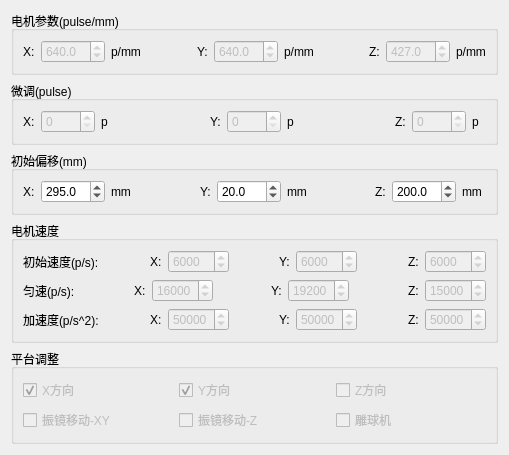
   <widget class="QWidget" name="w_para_motor">
    <property name="geometry">
     <rect>
      <x>0</x>
      <y>0</y>
      <width>509</width>
      <height>449</height>
     </rect>
    </property>
    <layout class="QVBoxLayout" name="verticalLayout_6">
     <item>
      <widget class="QGroupBox" name="gb_par_motor">
       <property name="title">
        <string>电机参数(pulse/mm)</string>
       </property>
       <layout class="QHBoxLayout" name="horizontalLayout_14">
        <item>
         <widget class="QLabel" name="lb_mo_X">
          <property name="text">
           <string>X:</string>
          </property>
         </widget>
        </item>
        <item>
         <widget class="QDoubleSpinBox" name="dsb_motorRatioX">
          <property name="enabled">
           <bool>false</bool>
          </property>
          <property name="decimals">
           <number>1</number>
          </property>
          <property name="maximum">
           <double>9999.000000000000000</double>
          </property>
          <property name="value">
           <double>640.000000000000000</double>
          </property>
         </widget>
        </item>
        <item>
         <widget class="QLabel" name="lb_mo_X2">
          <property name="text">
           <string>p/mm</string>
          </property>
         </widget>
        </item>
        <item>
         <spacer name="sp_mo_1">
          <property name="orientation">
           <enum>Qt::Horizontal</enum>
          </property>
          <property name="sizeHint" stdset="0">
           <size>
            <width>40</width>
            <height>20</height>
           </size>
          </property>
         </spacer>
        </item>
        <item>
         <widget class="QLabel" name="lb_mo_Y">
          <property name="text">
           <string>Y:</string>
          </property>
         </widget>
        </item>
        <item>
         <widget class="QDoubleSpinBox" name="dsb_motorRatioY">
          <property name="enabled">
           <bool>false</bool>
          </property>
          <property name="decimals">
           <number>1</number>
          </property>
          <property name="maximum">
           <double>9999.000000000000000</double>
          </property>
          <property name="value">
           <double>640.000000000000000</double>
          </property>
         </widget>
        </item>
        <item>
         <widget class="QLabel" name="lb_mo_Y2">
          <property name="text">
           <string>p/mm</string>
          </property>
         </widget>
        </item>
        <item>
         <spacer name="sp_mo_2">
          <property name="orientation">
           <enum>Qt::Horizontal</enum>
          </property>
          <property name="sizeHint" stdset="0">
           <size>
            <width>40</width>
            <height>20</height>
           </size>
          </property>
         </spacer>
        </item>
        <item>
         <widget class="QLabel" name="lb_mo_Z">
          <property name="text">
           <string>Z:</string>
          </property>
         </widget>
        </item>
        <item>
         <widget class="QDoubleSpinBox" name="dsb_motorRatioZ">
          <property name="enabled">
           <bool>false</bool>
          </property>
          <property name="decimals">
           <number>1</number>
          </property>
          <property name="maximum">
           <double>9999.000000000000000</double>
          </property>
          <property name="value">
           <double>427.000000000000000</double>
          </property>
         </widget>
        </item>
        <item>
         <widget class="QLabel" name="lb_mo_Z2">
          <property name="text">
           <string>p/mm</string>
          </property>
         </widget>
        </item>
       </layout>
      </widget>
     </item>
     <item>
      <widget class="QGroupBox" name="gb_para_up">
       <property name="title">
        <string>微调(pulse)</string>
       </property>
       <layout class="QHBoxLayout" name="horizontalLayout_15">
        <item>
         <widget class="QLabel" name="sp_up_X">
          <property name="text">
           <string>X:</string>
          </property>
         </widget>
        </item>
        <item>
         <widget class="QSpinBox" name="sb_marginX">
          <property name="enabled">
           <bool>false</bool>
          </property>
          <property name="maximum">
           <number>9999</number>
          </property>
         </widget>
        </item>
        <item>
         <widget class="QLabel" name="lb_up_X2">
          <property name="text">
           <string>p  </string>
          </property>
         </widget>
        </item>
        <item>
         <spacer name="sp_up_1">
          <property name="orientation">
           <enum>Qt::Horizontal</enum>
          </property>
          <property name="sizeHint" stdset="0">
           <size>
            <width>40</width>
            <height>20</height>
           </size>
          </property>
         </spacer>
        </item>
        <item>
         <widget class="QLabel" name="lb_up_Y">
          <property name="text">
           <string>Y:</string>
          </property>
         </widget>
        </item>
        <item>
         <widget class="QSpinBox" name="sb_marginY">
          <property name="enabled">
           <bool>false</bool>
          </property>
          <property name="maximum">
           <number>9999</number>
          </property>
         </widget>
        </item>
        <item>
         <widget class="QLabel" name="lb_up_Y2">
          <property name="text">
           <string>p  </string>
          </property>
         </widget>
        </item>
        <item>
         <spacer name="sp_up_2">
          <property name="orientation">
           <enum>Qt::Horizontal</enum>
          </property>
          <property name="sizeHint" stdset="0">
           <size>
            <width>40</width>
            <height>20</height>
           </size>
          </property>
         </spacer>
        </item>
        <item>
         <widget class="QLabel" name="lb_up_Z">
          <property name="text">
           <string>Z:</string>
          </property>
         </widget>
        </item>
        <item>
         <widget class="QSpinBox" name="sb_marginZ">
          <property name="enabled">
           <bool>false</bool>
          </property>
          <property name="maximum">
           <number>9999</number>
          </property>
         </widget>
        </item>
        <item>
         <widget class="QLabel" name="lb_up_Z2">
          <property name="text">
           <string>p  </string>
          </property>
         </widget>
        </item>
       </layout>
      </widget>
     </item>
     <item>
      <widget class="QGroupBox" name="gb_para_s0">
       <property name="title">
        <string>初始偏移(mm)</string>
       </property>
       <layout class="QHBoxLayout" name="horizontalLayout_16">
        <item>
         <widget class="QLabel" name="lb_s0_X">
          <property name="text">
           <string>X:</string>
          </property>
         </widget>
        </item>
        <item>
         <widget class="QDoubleSpinBox" name="dsb_initOffsetX">
          <property name="decimals">
           <number>1</number>
          </property>
          <property name="maximum">
           <double>9999.000000000000000</double>
          </property>
          <property name="value">
           <double>295.000000000000000</double>
          </property>
         </widget>
        </item>
        <item>
         <widget class="QLabel" name="lb_s0_X2">
          <property name="text">
           <string>mm </string>
          </property>
         </widget>
        </item>
        <item>
         <spacer name="sp_s0_1">
          <property name="orientation">
           <enum>Qt::Horizontal</enum>
          </property>
          <property name="sizeHint" stdset="0">
           <size>
            <width>40</width>
            <height>20</height>
           </size>
          </property>
         </spacer>
        </item>
        <item>
         <widget class="QLabel" name="lb_s0_Y">
          <property name="text">
           <string>Y:</string>
          </property>
         </widget>
        </item>
        <item>
         <widget class="QDoubleSpinBox" name="dsb_initOffsetY">
          <property name="decimals">
           <number>1</number>
          </property>
          <property name="maximum">
           <double>9999.000000000000000</double>
          </property>
          <property name="value">
           <double>20.000000000000000</double>
          </property>
         </widget>
        </item>
        <item>
         <widget class="QLabel" name="lb_s0_Y2">
          <property name="text">
           <string>mm </string>
          </property>
         </widget>
        </item>
        <item>
         <spacer name="sp_s0_2">
          <property name="orientation">
           <enum>Qt::Horizontal</enum>
          </property>
          <property name="sizeHint" stdset="0">
           <size>
            <width>40</width>
            <height>20</height>
           </size>
          </property>
         </spacer>
        </item>
        <item>
         <widget class="QLabel" name="lb_s0_Z">
          <property name="text">
           <string>Z:</string>
          </property>
         </widget>
        </item>
        <item>
         <widget class="QDoubleSpinBox" name="dsb_initOffsetZ">
          <property name="decimals">
           <number>1</number>
          </property>
          <property name="maximum">
           <double>9999.000000000000000</double>
          </property>
          <property name="value">
           <double>200.000000000000000</double>
          </property>
         </widget>
        </item>
        <item>
         <widget class="QLabel" name="lb_s0_Z2">
          <property name="text">
           <string>mm </string>
          </property>
         </widget>
        </item>
       </layout>
      </widget>
     </item>
     <item>
      <widget class="QGroupBox" name="gb_para_speed_v0">
       <property name="title">
        <string>电机速度</string>
       </property>
       <layout class="QVBoxLayout" name="verticalLayout_9">
        <item>
         <layout class="QHBoxLayout" name="ly_para_speed_v0">
          <item>
           <widget class="QLabel" name="lb_sp_v0">
            <property name="text">
             <string>初始速度(p/s):</string>
            </property>
           </widget>
          </item>
          <item>
           <spacer name="sp_sp_v0_3">
            <property name="orientation">
             <enum>Qt::Horizontal</enum>
            </property>
            <property name="sizeHint" stdset="0">
             <size>
              <width>40</width>
              <height>20</height>
             </size>
            </property>
           </spacer>
          </item>
          <item>
           <widget class="QLabel" name="lb_sp_v0_X">
            <property name="text">
             <string>X:</string>
            </property>
           </widget>
          </item>
          <item>
           <widget class="QSpinBox" name="sb_startSpeedX">
            <property name="enabled">
             <bool>false</bool>
            </property>
            <property name="readOnly">
             <bool>false</bool>
            </property>
            <property name="maximum">
             <number>99999</number>
            </property>
            <property name="value">
             <number>6000</number>
            </property>
           </widget>
          </item>
          <item>
           <spacer name="sp_sp_v0_1">
            <property name="orientation">
             <enum>Qt::Horizontal</enum>
            </property>
            <property name="sizeHint" stdset="0">
             <size>
              <width>40</width>
              <height>20</height>
             </size>
            </property>
           </spacer>
          </item>
          <item>
           <widget class="QLabel" name="lb_sp_v0_Y">
            <property name="text">
             <string>Y:</string>
            </property>
           </widget>
          </item>
          <item>
           <widget class="QSpinBox" name="sb_startSpeedY">
            <property name="enabled">
             <bool>false</bool>
            </property>
            <property name="readOnly">
             <bool>false</bool>
            </property>
            <property name="maximum">
             <number>99999</number>
            </property>
            <property name="value">
             <number>6000</number>
            </property>
           </widget>
          </item>
          <item>
           <spacer name="sp_sp_v0_2">
            <property name="orientation">
             <enum>Qt::Horizontal</enum>
            </property>
            <property name="sizeHint" stdset="0">
             <size>
              <width>40</width>
              <height>20</height>
             </size>
            </property>
           </spacer>
          </item>
          <item>
           <widget class="QLabel" name="lb_sp_v0_Z">
            <property name="text">
             <string>Z:</string>
            </property>
           </widget>
          </item>
          <item>
           <widget class="QSpinBox" name="sb_startSpeedZ">
            <property name="enabled">
             <bool>false</bool>
            </property>
            <property name="readOnly">
             <bool>false</bool>
            </property>
            <property name="maximum">
             <number>99999</number>
            </property>
            <property name="value">
             <number>6000</number>
            </property>
           </widget>
          </item>
         </layout>
        </item>
        <item>
         <layout class="QHBoxLayout" name="ly_para_speed_v">
          <item>
           <widget class="QLabel" name="lb_sp_v">
            <property name="text">
             <string>匀速(p/s):</string>
            </property>
           </widget>
          </item>
          <item>
           <spacer name="sp_sp_v0_4">
            <property name="orientation">
             <enum>Qt::Horizontal</enum>
            </property>
            <property name="sizeHint" stdset="0">
             <size>
              <width>40</width>
              <height>20</height>
             </size>
            </property>
           </spacer>
          </item>
          <item>
           <widget class="QLabel" name="lb_sp_v_X">
            <property name="text">
             <string>X:</string>
            </property>
           </widget>
          </item>
          <item>
           <widget class="QSpinBox" name="sb_runSpeedX">
            <property name="enabled">
             <bool>false</bool>
            </property>
            <property name="readOnly">
             <bool>false</bool>
            </property>
            <property name="maximum">
             <number>99999</number>
            </property>
            <property name="value">
             <number>16000</number>
            </property>
           </widget>
          </item>
          <item>
           <spacer name="sp_sp_v_1">
            <property name="orientation">
             <enum>Qt::Horizontal</enum>
            </property>
            <property name="sizeHint" stdset="0">
             <size>
              <width>40</width>
              <height>20</height>
             </size>
            </property>
           </spacer>
          </item>
          <item>
           <widget class="QLabel" name="lb_sp_v_Y">
            <property name="text">
             <string>Y:</string>
            </property>
           </widget>
          </item>
          <item>
           <widget class="QSpinBox" name="sb_runSpeedY">
            <property name="enabled">
             <bool>false</bool>
            </property>
            <property name="readOnly">
             <bool>false</bool>
            </property>
            <property name="maximum">
             <number>99999</number>
            </property>
            <property name="value">
             <number>19200</number>
            </property>
           </widget>
          </item>
          <item>
           <spacer name="sp_sp_v_2">
            <property name="orientation">
             <enum>Qt::Horizontal</enum>
            </property>
            <property name="sizeHint" stdset="0">
             <size>
              <width>40</width>
              <height>20</height>
             </size>
            </property>
           </spacer>
          </item>
          <item>
           <widget class="QLabel" name="lb_sp_v_Z">
            <property name="text">
             <string>Z:</string>
            </property>
           </widget>
          </item>
          <item>
           <widget class="QSpinBox" name="sb_runSpeedZ">
            <property name="enabled">
             <bool>false</bool>
            </property>
            <property name="readOnly">
             <bool>false</bool>
            </property>
            <property name="maximum">
             <number>99999</number>
            </property>
            <property name="value">
             <number>15000</number>
            </property>
           </widget>
          </item>
         </layout>
        </item>
        <item>
         <layout class="QHBoxLayout" name="ly_para_sp_acc">
          <item>
           <widget class="QLabel" name="lb_sp_a">
            <property name="text">
             <string>加速度(p/s^2):</string>
            </property>
           </widget>
          </item>
          <item>
           <spacer name="sp_sp_v0_5">
            <property name="orientation">
             <enum>Qt::Horizontal</enum>
            </property>
            <property name="sizeHint" stdset="0">
             <size>
              <width>40</width>
              <height>20</height>
             </size>
            </property>
           </spacer>
          </item>
          <item>
           <widget class="QLabel" name="lb_sp_a_X">
            <property name="text">
             <string>X:</string>
            </property>
           </widget>
          </item>
          <item>
           <widget class="QSpinBox" name="sb_motorAccX">
            <property name="enabled">
             <bool>false</bool>
            </property>
            <property name="readOnly">
             <bool>false</bool>
            </property>
            <property name="maximum">
             <number>99999</number>
            </property>
            <property name="value">
             <number>50000</number>
            </property>
           </widget>
          </item>
          <item>
           <spacer name="sp_sp_a_1">
            <property name="orientation">
             <enum>Qt::Horizontal</enum>
            </property>
            <property name="sizeHint" stdset="0">
             <size>
              <width>40</width>
              <height>20</height>
             </size>
            </property>
           </spacer>
          </item>
          <item>
           <widget class="QLabel" name="lb_sp_a_Y">
            <property name="text">
             <string>Y:</string>
            </property>
           </widget>
          </item>
          <item>
           <widget class="QSpinBox" name="sb_motorAccY">
            <property name="enabled">
             <bool>false</bool>
            </property>
            <property name="readOnly">
             <bool>false</bool>
            </property>
            <property name="maximum">
             <number>99999</number>
            </property>
            <property name="value">
             <number>50000</number>
            </property>
           </widget>
          </item>
          <item>
           <spacer name="sp_sp_a_2">
            <property name="orientation">
             <enum>Qt::Horizontal</enum>
            </property>
            <property name="sizeHint" stdset="0">
             <size>
              <width>40</width>
              <height>20</height>
             </size>
            </property>
           </spacer>
          </item>
          <item>
           <widget class="QLabel" name="lb_sp_a_Z">
            <property name="text">
             <string>Z:</string>
            </property>
           </widget>
          </item>
          <item>
           <widget class="QSpinBox" name="sb_motorAccZ">
            <property name="enabled">
             <bool>false</bool>
            </property>
            <property name="readOnly">
             <bool>false</bool>
            </property>
            <property name="maximum">
             <number>99999</number>
            </property>
            <property name="value">
             <number>50000</number>
            </property>
           </widget>
          </item>
         </layout>
        </item>
       </layout>
      </widget>
     </item>
     <item>
      <widget class="QGroupBox" name="gb_para_plat">
       <property name="title">
        <string>平台调整</string>
       </property>
       <layout class="QGridLayout" name="gridLayout_7">
        <item row="1" column="2">
         <widget class="QCheckBox" name="cb_sphereMachine">
          <property name="enabled">
           <bool>false</bool>
          </property>
          <property name="text">
           <string>雕球机</string>
          </property>
         </widget>
        </item>
        <item row="1" column="0">
         <widget class="QCheckBox" name="cb_reverseScannerXY">
          <property name="enabled">
           <bool>false</bool>
          </property>
          <property name="text">
           <string>振镜移动-XY</string>
          </property>
         </widget>
        </item>
        <item row="0" column="0">
         <widget class="QCheckBox" name="cb_reverseXDir">
          <property name="enabled">
           <bool>false</bool>
          </property>
          <property name="text">
           <string>X方向</string>
          </property>
          <property name="checked">
           <bool>true</bool>
          </property>
         </widget>
        </item>
        <item row="0" column="2">
         <widget class="QCheckBox" name="cb_reverseZDir">
          <property name="enabled">
           <bool>false</bool>
          </property>
          <property name="text">
           <string>Z方向</string>
          </property>
         </widget>
        </item>
        <item row="1" column="1">
         <widget class="QCheckBox" name="cb_reverseScannerZ">
          <property name="enabled">
           <bool>false</bool>
          </property>
          <property name="text">
           <string>振镜移动-Z</string>
          </property>
         </widget>
        </item>
        <item row="0" column="1">
         <widget class="QCheckBox" name="cb_reverseYDir">
          <property name="enabled">
           <bool>false</bool>
          </property>
          <property name="text">
           <string>Y方向</string>
          </property>
          <property name="checked">
           <bool>true</bool>
          </property>
         </widget>
        </item>
       </layout>
      </widget>
     </item>
    </layout>
   </widget>
